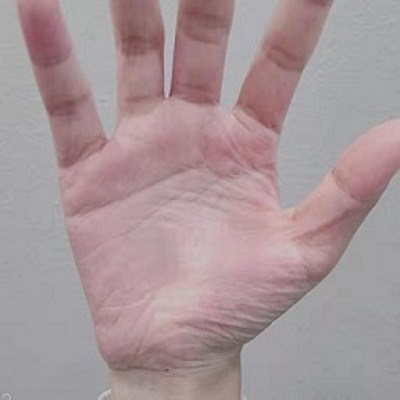
%> input picture wy-pro2/PRO2/myhand.jpg, 400 x 400 px
$ octave --eval "main;"   (GNU Octave 9; MATLAB toolbox functions it lacks are replaced by stand-ins)
%> lines starting %> are read from the running program, lines starting %| are printed output that depends on the picture; in (x1, y1, x2, y2) boxes, pixels count from 0 and x2, y2 are one past the last pixel; in counts of white or black regions, pixels touching at a corner belong together; the program's own positions count from 1
function main
clear all;
close all;

black = imread('myhand.jpg');
%> black is the input picture: size 400x400x3 uint8; mean R, G, B 167.8, 149.3, 152.8
white = imread('myface.jpg');
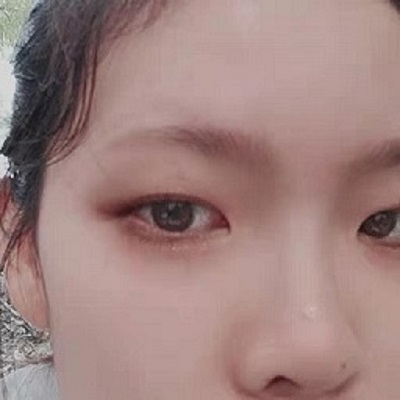
%> input picture wy-pro2/PRO2/myface.jpg, 400 x 400 px
%> white is the input picture: size 400x400x3 uint8; mean R, G, B 159.5, 130.1, 127
mask = imread('mymask.png');
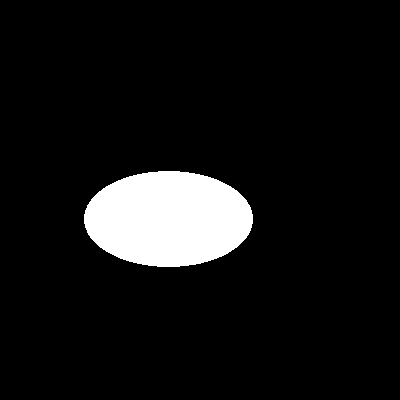
%> input picture wy-pro2/PRO2/mymask.png, 400 x 400 px
%> mask is the input picture: size 400x400x3 uint8; 8% white; 1 white region, box (x1, y1, x2, y2) and area: (84, 171, 253, 267) 12746

% Convert mask to alpha mask
maskr = double(mask(:,:,1)) / 255;

% First image - Mask pixels that belong to label 0
black_im = uint8(zeros(size(black)));
for i = 1 : 3
    b = black(:,:,i);
    out = zeros([size(black,1) size(black,2)]);
    out(maskr == 0) = b(maskr == 0);
    black_im(:,:,i) = out;
end
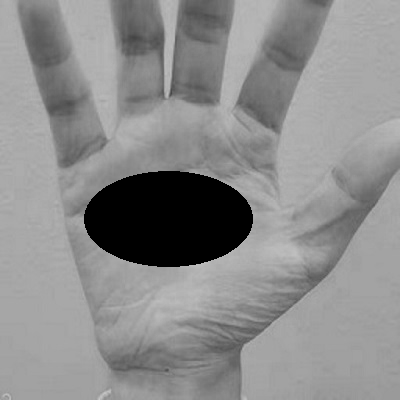
%> out: size 400x400 double; min 0, max 200, mean 139.7

black_im = uint8(black_im);

%%%% Now do Laplacian blending
outStitch2 = LaplacianBlend(black, white, mask);

% Show all the images individually
figure;
imshow(black);
title('First Image (myhand)');
figure;
imshow(white);
title('Second Image (myface)');
figure;
imshow(mask);
title('Mask used for blending');
figure;
imshow(outStitch2);
title('Output after Laplacian Blending');
end
%%
% Function that takes an r x c image, and creates an expanded version
% of size 2r x 2c.
function [expout] = expand(im)
    % Allocate memory for expansion
    rows = size(im, 1);
    cols = size(im, 2);
    expout = zeros([2*rows 2*cols 3]);

    expout(1:2:2*rows,1:2:2*cols,:) = im;

    % Smooth the image
    ker = generating_kernel(5,1.5);
    expout = imfilter(expout, ker, 'conv');

    % Must scale by 4 to ensure that net weight contributing
    % to each output pixel is 1.
    expout = 4*expout;
end
%%
% Function that blends two images together using Laplacian Pyramids
function [out] = LaplacianBlend(black, white, mask)
    % Cast each of the images to double
    % matting
    black_img = double(black);
    white_img = double(white);
    mask_img = double(mask) / 255.0;

    % set pyramid_level=3
    depth = 3;

    % Create Gaussian pyramids for the two images and the mask
    gauss_pyr_mask = gauss_pyramid(mask_img, depth);
%> after the loop in gauss_pyramid, `for i = 2 : levels+1`: gaussout = 4 items
    gauss_pyr_black = gauss_pyramid(black_img, depth);
    gauss_pyr_white = gauss_pyramid(white_img, depth);
    %--
    gauss_pyr_black0 = gauss_pyramid(black, depth);
    gauss_pyr_white0 = gauss_pyramid(white, depth);


    % Create the Laplacian pyramids for the two images
    lapl_pyr_black = lapl_pyramid(gauss_pyr_black);
    lapl_pyr_white = lapl_pyramid(gauss_pyr_white);
    lapl_pyr_mask = lapl_pyramid(gauss_pyr_mask);

    % Blend the two Laplacian pyramids together
    outpyr = blend(lapl_pyr_white, lapl_pyr_black, gauss_pyr_mask);

    % Create final blended image
    out = collapse(outpyr);

    % Cap and cast
    out(out < 0) = 0;
    out(out > 255) = 255;
    out = uint8(out);
end
%%
% Create a Gaussian pyramid
% Essentially this uses reduce for a total of levels times.
% Each image in one scale is half the size of the previous scale
% First scale is simply the original image
function [gaussout] = gauss_pyramid(im, levels)
    gaussout = cell(1,levels+1);
    gaussout{1} = im;
    figure,imshow(gaussout{1});title('gaussian_pyramid0');
    subsample = im;
    for i = 2 : levels+1
        subsample = reduce(subsample);
        gaussout{i} = subsample;
        figure,imshow(subsample);title('gaussian_pyramid');
    end
end
%%
% Given a (blended) Laplacian pyramid, starting from the smallest scale,
% expand it, then add this previous scale.  Repeat this until we get to the
% original scale and this is the output
function [col_output] = collapse(lapl_pyr)
    lapl_pyr_copy = lapl_pyr;
    for i = length(lapl_pyr) : -1 : 2

        % Same Caveat for expanding is here
        tmp = expand(lapl_pyr_copy{i});
        rows = size(lapl_pyr_copy{i-1},1);
        cols = size(lapl_pyr_copy{i-1},2);
        tmp = tmp(1:rows, 1:cols, :);
        lapl_pyr_copy{i-1} = lapl_pyr_copy{i-1} + tmp;
    end

    col_output = lapl_pyr_copy{1};
end
%%
% Create a pyramid of blending two images together
% Given the Laplacian pyramids of two images as well as the mask
% image, for each scale apply an alpha blending equation

function [blended_pyr] = blend(pyr_white, pyr_black, pyr_mask)
    blended_pyr = cell(1, length(pyr_white));
    for i = 1 : length(pyr_white)
        whiteImg = pyr_white{i};
        blackImg = pyr_black{i};
        maskPyr = pyr_mask{i};

        blended_pyr{i} = maskPyr.*whiteImg + (1-maskPyr).*blackImg;
    end
end
%%
% Function that calculates a Laplacian pyramid
% Take an image in a Gaussian pyramid at a smaller scale (i+1)
% and expand it
% Then subtract it with the i'th scale
% Image at the end of the pyramid is simply the last image in the
% Gaussian pyramid
function [pyramid] = lapl_pyramid(gauss_pyr)
    pyramid = cell(1,length(gauss_pyr));

    for i = 1 : length(gauss_pyr)-1
        % Expand i+1'th scale
        tmp = expand(gauss_pyr{i+1});

        % When expanding, we may get image dimensions that
        % aren't quite the same when targetting a particular scale
        % As such, we need to make sure we are consistent
        rows = size(gauss_pyr{i},1);
        cols = size(gauss_pyr{i},2);
        tmp = tmp(1:rows,1:cols,:);

        % Take i'th scale and subtract with expanded i+1'th scale
        pyramid{i} = gauss_pyr{i} - tmp;
        figure,imshow(pyramid{i});title('laplacian_pyramid');
    end

    % Attach smallest scale from Gaussian pyramid in the end
    pyramid{end} = gauss_pyr{end};
end
%%
% Method that subsamples an image
% Given an r x c image, we blur the image first
% using the filter kernel produced by generating_kernel,
% the subsample the rows and columns by a factor of 2
function [redout] = reduce(im)
    % Create kernel
    ker = generating_kernel(5,1.5);

    % Blur the image
    img_blur = imfilter(im, ker, 'conv');

    % Subsample
    rows = size(im,1);
    cols = size(im,2);

    % Get every other row
    img_blur_rows = img_blur(1:2:rows,:,:);

    % Now get every other column
    redout = img_blur_rows(:,1:2:cols,:);
end
%%
% Function that generates a 5 x 5 filtering kernel
% used for Laplacian Pyramidal blending
% a is usually 0.4
function [h] = generating_kernel(p2, p3)
     siz   = (p2-1)/2;
     std   = p3;

     [x,y] = meshgrid(-siz:siz,-siz:siz);
     arg   = -(x.*x + y.*y)/(2*std*std);

     h     = exp(arg);
     h(h<eps*max(h(:))) = 0;

     sumh = sum(h(:));
     if sumh ~= 0,
       h  = h/sumh;
     end;
end
%> the loop in gauss_pyramid (call 3), `for i = 2 : levels+1` made 3 passes
%> pass 1, in reduce (call 7), `img_blur_rows = img_blur(1:2:rows,:,:);`:
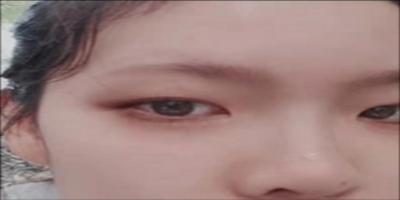
%> img_blur_rows: size 200x400x3 double; mean R, G, B 158.8, 129.4, 126.3
%> in lapl_pyramid, `pyramid = cell(1,length(gauss_pyr));`: pyramid = {[], [], [], []}
%> the loop in lapl_pyramid, `for i = 1 : length(gauss_pyr)-1` made 3 passes
%> (rows, cols) on passes 1 to 3: (400, 400), (200, 200), (100, 100)
%> pass 1, in lapl_pyramid, `imshow(pyramid{i})`:
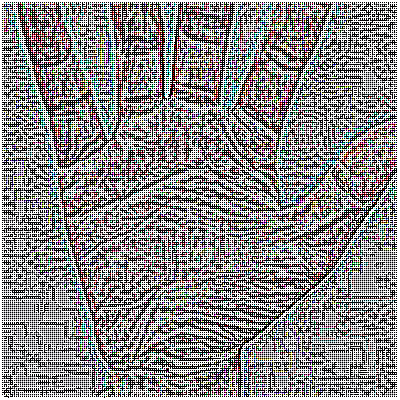
%> displayed picture: size 400x400x3, on the screen's scale of 0 to 255; mean R, G, B 139.2, 137.2, 137.9
%> after the loop in lapl_pyramid, `for i = 1 : length(gauss_pyr)-1`: pyramid = 4 items
%> in lapl_pyramid (call 2), `pyramid = cell(1,length(gauss_pyr));`: pyramid = {[], [], [], []}
%> the loop in lapl_pyramid (call 2), `for i = 1 : length(gauss_pyr)-1` made 3 passes
%> pass 1, in lapl_pyramid (call 2), `imshow(pyramid{i})`:
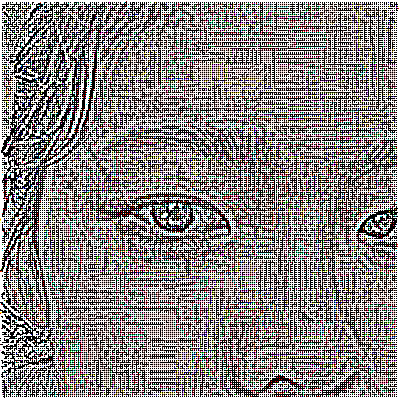
%> displayed picture: size 400x400x3, on the screen's scale of 0 to 255; mean R, G, B 139.4, 134.8, 134.2
%> after the loop in lapl_pyramid (call 2), `for i = 1 : length(gauss_pyr)-1`: pyramid = 4 items
%> the loop in lapl_pyramid (call 3), `for i = 1 : length(gauss_pyr)-1` made 3 passes
%> pass 1, in expand (call 7), `expout = imfilter(expout, ker, 'conv');`:
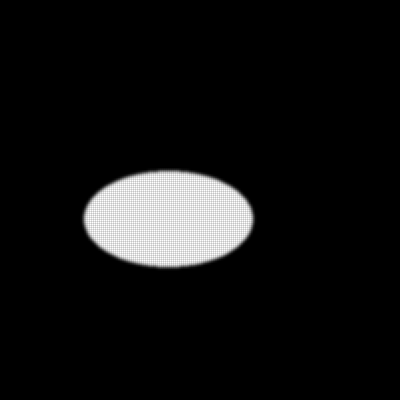
%> expout: size 400x400x3 double; min 0, max 0.283, mean 0.0199; drawn with min black and max white
%> in blend, `blended_pyr = cell(1, length(pyr_white));`: blended_pyr = {[], [], [], []}
%> the loop in blend, `for i = 1 : length(pyr_white)` made 4 passes
%> after the loop in blend, `for i = 1 : length(pyr_white)`: blended_pyr = 4 items
%> the loop in collapse, `for i = length(lapl_pyr) : -1 : 2` made 3 passes
%> (i, rows, cols) on pass 1: (4, 100, 100)
